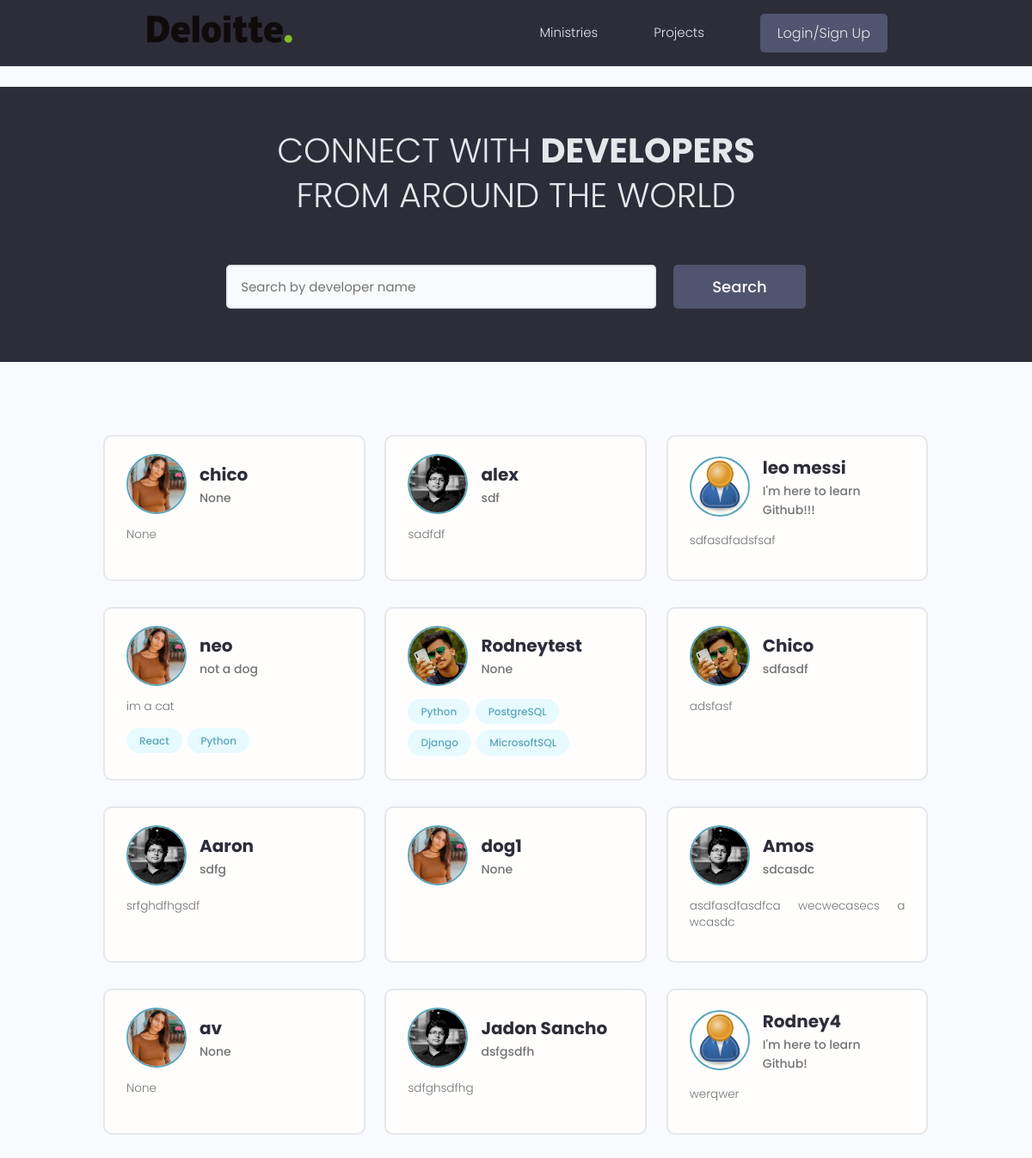
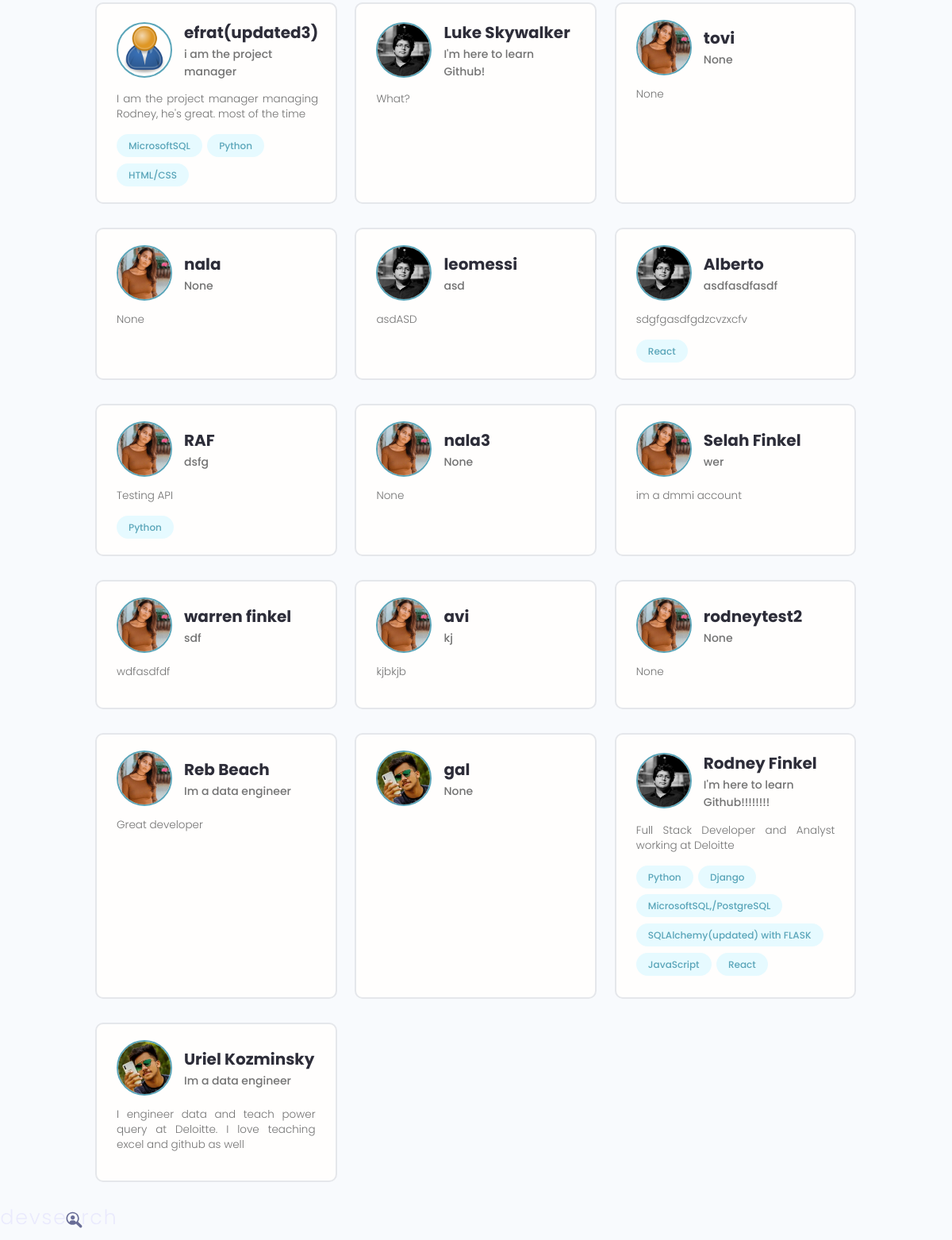
The page / on the database its author committed (2 pictures, top to bottom).
### users/models.py (models this page shows, shortened)
class Profile(models.Model):
    user = models.OneToOneField(User, on_delete=models.CASCADE, null=True, blank=True)
    name = models.CharField(max_length=200, null=True, blank=True)
    username = models.CharField(max_length=200, null=True, blank=True)
    location = models.CharField(max_length=200, null=True, blank=True)
    email = models.EmailField(max_length=500, null=True, blank=True)
    short_intro = models.CharField(max_length=200, null=True, blank=True)
    bio = models.TextField(null=True, blank=True)
    profile_image = models.ImageField(null=True, blank=True, upload_to='profiles/',
        default='profiles/user-default2.jpg')
    social_github = models.CharField(max_length=200, null=True, blank=True)
    social_twitter = models.CharField(max_length=200, null=True, blank=True)
    social_linkedin = models.CharField(max_length=200, null=True, blank=True)
    social_youtube = models.CharField(max_length=200, null=True, blank=True)
    social_website = models.CharField(max_length=200, null=True, blank=True)
    created = models.DateTimeField(auto_now_add=True)
    id = models.UUIDField(default=uuid.uuid4, unique=True, primary_key=True, editable=False)

class Skill(models.Model):
    owner = models.ForeignKey(Profile, on_delete=models.CASCADE, null=True, blank=True)
    name = models.CharField(max_length=200, null=True, blank=True)
    description = models.TextField(null=True, blank=True)
    created = models.DateTimeField(auto_now_add=True)
    id = models.UUIDField(default=uuid.uuid4, unique=True, primary_key=True, editable=False)
    def __str__(self):
        return str(self.name)

### users/views.py (the view)
# urls.py: path('', views.profiles, name='profiles'),
def profiles(request):
    profiles, search_query = searchProfiles(request)
    context = {'profiles':profiles, 'search_query':search_query}
    return render(request, 'users/profiles.html', context)

### users/utils.py (called while the page is built)
def searchProfiles(request):
    search_query = ''
    if request.GET.get('search_query'):
        search_query = request.GET.get('search_query')
    print('SEARCH:', search_query)
    skills = Skill.objects.filter(name__iexact=search_query)
    profiles = Profile.objects.distinct().filter(
     Q(name__icontains=search_query) |
     Q(short_intro__icontains=search_query) |
     Q(skill__in=skills)
     )
    return profiles, search_query

### users/templates/users/profiles.html (shortened to what this page needs)
{% extends 'main.html' %}
{% block content %}
<main class="home">
    <section class="hero-section text-center">
      <div class="container container--narrow">
        <div class="hero-section__box">
          <h2>CONNECT WITH <span>DEVELOPERS</span></h2>
          <h2>FROM AROUND THE WORLD</h2>
        </div>
        <div class="hero-section__search">
          <form class="form" action="{% url 'profiles' %}" method="get">
            <div class="form__field">
              <input class="input input--text" id="formInput#search" type="text" name="search_query"
                value="{{search_query}}"
                placeholder="Search by developer name" />
            </div>
            <input class="btn btn--sub btn--lg" type="submit" value="Search" />
          </form>
        </div>
      </div>
    </section>
    <section class="devlist">
      <div class="container">
        <div class="grid grid--three">
          {% for profile in profiles %}
          <div class="column card">
            <div class="dev">
              <a href="{% url 'user-profile' profile.id %}" class="card__body">
                <div class="dev__profile">
                  <img class="avatar avatar--md" src="{{profile.profile_image.url}}" alt="image" />
                  <div class="dev__meta">
                    <h3>{{profile.name}}</h3>
                    <h5>{{profile.short_intro|slice:'150'}}</h5>
                  </div>
                </div>
                <p class="dev__info">
                    {{profile.bio|slice:'150'}}
                </p>
                <div class="dev__skills">
                    {% for skill in profile.skill_set.all|slice:'6' %}
                  <span class="tag tag--pill tag--main">
                    <small>{{skill}}</small>
                  </span>
                  {% endfor %}
                </div>
              </a>
            </div>
          </div>
          {% endfor %}
        </div>
      </div>
    </section>
  </main>
{% endblock content %}

### static/styles/app.css (style rules this page uses)
:root { --color-sub: #2d2d39; }
.btn--sub { background-color: var(--color-sub-light); }
.card { border: 2px solid var(--color-light); }
img { width: 100%; }
.hero-section { height: 40vh; display: flex; align-items: center; background-color: var(--color-sub); }
.hero-section__box { margin-bottom: 4rem; }
.hero-section__box > h2, .hero-section__box > h2 > span { font-size: 4rem; color: var(--color-light); line-height: 1.3; text-transform: uppercase; }
.hero-section__box > h2 { font-weight: 300; }
.hero-section__box > h2 > span { font-weight: 700; }
.hero-section__search > .form { display: flex; align-items: center; justify-content: center; gap: 2rem; }
.hero-section__search > .form input.input--text { width: 50rem; }
.devlist { margin-top: 8rem; }
.devlist .grid { align-items: stretch; }
.devlist .dev .dev__profile { display: flex; align-items: center; gap: 1.5rem; }
.devlist .dev .dev__meta h3 { color: var(--color-sub); font-size: 2rem; font-weight: 700; }
.devlist .dev .dev__meta h5 { color: var(--color-text); font-size: 1.4rem; font-weight: 500; }
.devlist .dev .dev__info { margin: 1.5rem 0; font-size: 1.35rem; line-height: 1.4; text-align: justify; }

### static/uikit/styles/modules/_variables.css (style rules this page uses)
:root { --color-main: #5aa5b9; --color-main-light: #e6faff; --color-sub: #3f4156; --color-sub-light: #51546e; --color-sub-lighter: #ededfd; --color-text: #737373; --color-gray: #8b8b8b; --color-light: #e5e7eb; --color-light-gray: #767676; --color-bg: #f8fafd; --color-white: #fffefd; --color-white-light: #f3f3f3; --color-success: #359e64; --color-success-bg: #def8e8; --color-error: #fc4b0b; --color-error-bg: #fff2ee; --font-base: 'Poppins', arial, helvetica, 'Segoe UI', roboto, ubuntu, sans-serif; --font-monospace: 'Fira Code', 'Courier New', courier, monospace; --font-regular: 300; --font-medium: 500; --font-bold: 700; --generic-shadow: 1px 1px 5px #00000010; --generic-transition: all 0.3s ease-in-out; }

### static/uikit/styles/modules/_base.css (style rules this page uses)
* { margin: 0; padding: 0; box-sizing: border-box; text-rendering: optimizeLegibility; color: inherit; font-size: inherit; }
html { font-size: 50%; }
@media only screen and (min-width: 480px) { html { font-size: 56.25%; } }
@media only screen and (min-width: 1200px) { html { font-size: 62.5%; } }
body { line-height: 1.6; font-weight: 400; font-size: 1.5rem; color: var(--color-text); background-color: var(--color-bg); min-height: 100vh; }

### static/uikit/styles/modules/_typography.css (style rules this page uses)
* { font-family: var(--font-base); }
h2 { font-size: 3.6rem; font-weight: var(--font-bold); }
h3 { font-size: 3.2rem; font-weight: var(--font-medium); }
h5 { font-size: 2.4rem; font-weight: var(--font-medium); }
h5, h6 { font-weight: var(--font-regular); }
p, span, strong { font-size: 1.6rem; color: var(--color-text); font-weight: var(--font-regular); }
a { padding-bottom: 2px; text-decoration: none; display: inline-block; color: var(--color-main); font-weight: var(--font-medium); }

### static/uikit/styles/modules/_utilities.css (style rules this page uses)
.container { width: 92%; max-width: 165rem; margin: 0 auto; box-sizing: border-box; }
.container--narrow { width: 92%; max-width: 120rem; }
@media screen and (min-width: 1000px) { .container { width: 90%; } }
@media screen and (min-width: 1000px) { .container--narrow { width: 85%; } }
@media screen and (min-width: 1200px) { .container { width: 80%; } }
@media screen and (min-width: 1200px) { .container--narrow { width: 72%; } }
.text-center { text-align: center; }

### static/uikit/styles/modules/_avatar.css (style rules this page uses)
.avatar { border-radius: 50%; border: 2px solid var(--color-main); object-fit: cover; }
.avatar--md { height: 7rem; width: 7rem; }

### static/uikit/styles/modules/_button.css (style rules this page uses)
.btn { display: inline-block; position: relative; cursor: pointer; background-color: var(--color-light); font-weight: var(--font-medium); color: var(--color-sub); text-decoration: none; padding: 1rem 2rem; border-radius: 0.5rem; border: none; width: -webkit-fit-content; width: -moz-fit-content; width: fit-content; height: -webkit-fit-content; height: -moz-fit-content; height: fit-content; font-size: 1.6rem; outline-width: 0; outline-color: transparent; -webkit-backface-visibility: hidden; backface-visibility: hidden; transition: all 0.3s ease-in-out; }
.btn--sub { background-color: var(--color-sub); color: var(--color-white); }
.btn--lg { font-size: 1.8rem; padding: 1.2rem 4.5rem; }

### static/uikit/styles/modules/_card.css (style rules this page uses)
.card { border-radius: 1rem; background-color: var(--color-white); border: 1.5px solid var(--color-light); width: auto; height: auto; margin-top: 0.5rem; margin-bottom: 0.5rem; overflow: hidden; }
.card__body, .card__header { padding: 2rem 2.5rem; }

### rows shown on the page
Profile: profile_image (placeholder picture), name "chico", short_intro "None", bio "None"
Profile: profile_image (picture), name "alex", short_intro "sdf", bio "sadfdf"
Profile: profile_image (placeholder picture), name "leo messi", short_intro "I'm here to learn Github!!!", bio "sdfasdfadsfsaf"
Profile: profile_image (placeholder picture), name "neo", short_intro "not a dog", bio "im a cat"
Skill: name "React"
Skill: name "Python"
Profile: profile_image (picture), name "Rodneytest", short_intro "None"
Skill: name "Python"
Skill: name "PostgreSQL"
Skill: name "Django"
Skill: name "MicrosoftSQL"
Profile: profile_image (picture), name "Chico", short_intro "sdfasdf", bio "adsfasf"
Profile: profile_image (picture), name "Aaron", short_intro "sdfg", bio "srfghdfhgsdf"
Profile: profile_image (placeholder picture), name "dog1", short_intro "None"
Profile: profile_image (picture), name "Amos", short_intro "sdcasdc", bio "asdfasdfasdfca wecwecasecs a wcasdc"
Profile: profile_image (placeholder picture), name "av", short_intro "None", bio "None"
Profile: profile_image (picture), name "Jadon Sancho", short_intro "dsfgsdfh", bio "sdfghsdfhg"
Profile: profile_image (placeholder picture), name "Rodney4", short_intro "I'm here to learn Github!", bio "werqwer"
Profile: profile_image (placeholder picture), name "efrat(updated3)", short_intro "i am the project manager", bio "I am the project manager managing Rodney, he's great. most of the time"
Skill: name "MicrosoftSQL"
Skill: name "Python"
Skill: name "HTML/CSS"
Profile: profile_image (picture), name "Luke Skywalker", short_intro "I'm here to learn Github!", bio "What?"
Profile: profile_image (placeholder picture), name "tovi", short_intro "None", bio "None"
Profile: profile_image (placeholder picture), name "nala", short_intro "None", bio "None"
Profile: profile_image (picture), name "leomessi", short_intro "asd", bio "asdASD"
Profile: profile_image (picture), name "Alberto", short_intro "asdfasdfasdf", bio "sdgfgasdfgdzcvzxcfv"
Skill: name "React"
Profile: profile_image (placeholder picture), name "RAF", short_intro "dsfg", bio "Testing API"
Skill: name "Python"
Profile: profile_image (placeholder picture), name "nala3", short_intro "None", bio "None"
Profile: profile_image (placeholder picture), name "Selah Finkel", short_intro "wer", bio "im a dmmi account"
Profile: profile_image (placeholder picture), name "warren finkel", short_intro "sdf", bio "wdfasdfdf"
Profile: profile_image (placeholder picture), name "avi", short_intro "kj", bio "kjbkjb"
Profile: profile_image (placeholder picture), name "rodneytest2", short_intro "None", bio "None"
Profile: profile_image (placeholder picture), name "Reb Beach", short_intro "Im a data engineer", bio "Great developer"
Profile: profile_image (picture), name "gal", short_intro "None"
Profile: profile_image (picture), name "Rodney Finkel", short_intro "I'm here to learn Github!!!!!!!!", bio "Full Stack Developer and Analyst working at Deloitte"
Skill: name "Python"
Skill: name "Django"
Skill: name "MicrosoftSQL,/PostgreSQL"
Skill: name "SQLAlchemy(updated) with FLASK"
Skill: name "JavaScript"
Skill: name "React"
Profile: profile_image (picture), name "Uriel Kozminsky", short_intro "Im a data engineer", bio "I engineer data and teach power query at Deloitte. I love teaching excel and github as well"
